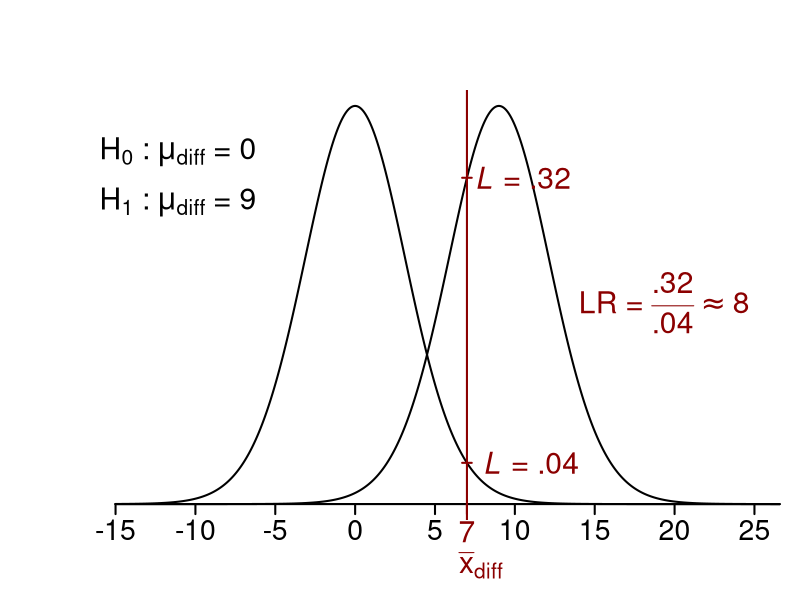

Write R code to recreate this figure.
xbar.therapy <- 92
s.therapy <- 8.5
xbar.placebo <- 85
s.placebo <- 9.1
n <- 15
xdiff <- xbar.therapy - xbar.placebo
sdiff <- sqrt((s.therapy^2 + s.placebo^2)/2) * sqrt(2/n)
sdiff <- sqrt(s.therapy^2 + s.placebo^2)/sqrt(n)

muH0 <- 0
muH1 <- 8

t0 <- (xdiff - muH0)/sdiff
par(cex.main = 1.5, mar = c(4, 4.5, 4.5, 1), mgp = c(3.5, 1, 0), cex.lab = 1.5, 
    font.lab = 2, cex.axis = 1.8, bty = "n", las = 1)
par(mar = c(4, 4.5, 4.5, 1))
x <- seq(-15, 30, by = 0.001)
y <- dt(x/sdiff, df = 28)
y3 <- dt((x - 9)/sdiff, df = 28)

plot(x, y, type = "l", axes = FALSE, xlab = NA, ylab = NA, xlim = c(-15, 25), 
    lwd = 2)
lines(x, y3, lwd = 2)
axis(side = 1, at = seq(-15, 30, by = 5), pos = 0, lwd = 2, cex.axis = 1.7)
axis(side = 1, at = 7, pos = 0, col = "red4", col.axis = "red4", lwd = 2, padj = 0.1)
abline(v = xdiff, col = "red4", lwd = 2)
L0 <- dt((xdiff/sdiff), df = 28)
L2 <- dt(((xdiff - 9)/sdiff), df = 28)
lines(c(6.7, 7.3), y = rep(L0, 2), col = "red4", lwd = 2)
lines(c(6.7, 7.3), y = rep(L2, 2), col = "red4", lwd = 2)
text(8, L0, expression(paste(italic("L"), " = .04")), adj = 0, col = "red4", 
    cex = 1.8)
text(7.5, L2, expression(paste(italic("L"), " = .32")), adj = 0, col = "red4", 
    cex = 1.8)
text(-16, 0.35, expression(paste(H[0], " : ", mu[diff], " = 0", sep = "")), adj = 0, 
    cex = 1.8)
text(-16, 0.3, expression(paste(H[1], " : ", mu[diff], " = 9", sep = "")), adj = 0, 
    cex = 1.8)
mtext(expression(bar(x)[diff]), side = 1, line = 2, at = 6.5, adj = 0, col = "red4", 
    cex = 1.8, padj = 0.1)
text(14, 0.2, expression(paste("LR = ", frac(".32", ".04") %~~% 8, sep = "")), 
    adj = 0, col = "red4", cex = 1.8)